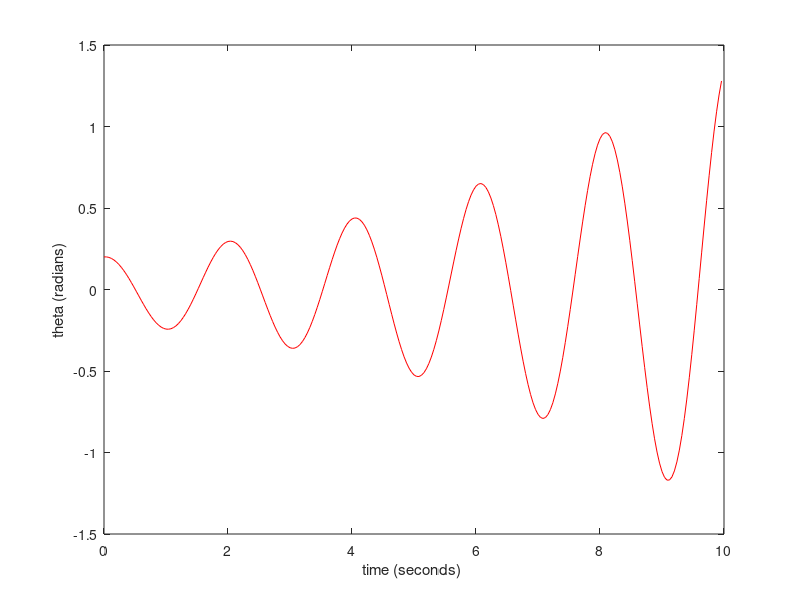

MATLAB code to generate this figure:
length= 1; % panjang bandul dalam meter
g = 9.8; % percepatan gravitasi
npoints = 250; %diskrit waktu menjadi 250 interval
dt = 0.04; % langkah waktu dalam detik
omega = zeros(npoints,1); % menginisialisasi omega, vektor dimensi npoints X1, menjadi semua nol
theta = zeros(npoints,1); % initializes theta, a vector of dimension npoints X1,to being all zeros
time = zeros(npoints,1); % menginisialisasi theta, vektor dimensi npoints X1, menjadi semua nol
omega(1)=0.0;
theta(1)=0.2; % Anda harus memiliki beberapa perpindahan awal, jika tidak pendulum tidak akan berayun
for step = 1:npoints-1 % mengulang langkah-langkah waktu
omega(step+1) = omega(step) - (g/length)*theta(step)*dt;
theta(step+1) = theta(step)+omega(step)*dt;
time(step+1) = time(step) + dt;
end
plot(time,theta,'r' ); %plot solusi numerik dalam warna merah
xlabel('time (seconds) ');
ylabel('theta (radians)');
